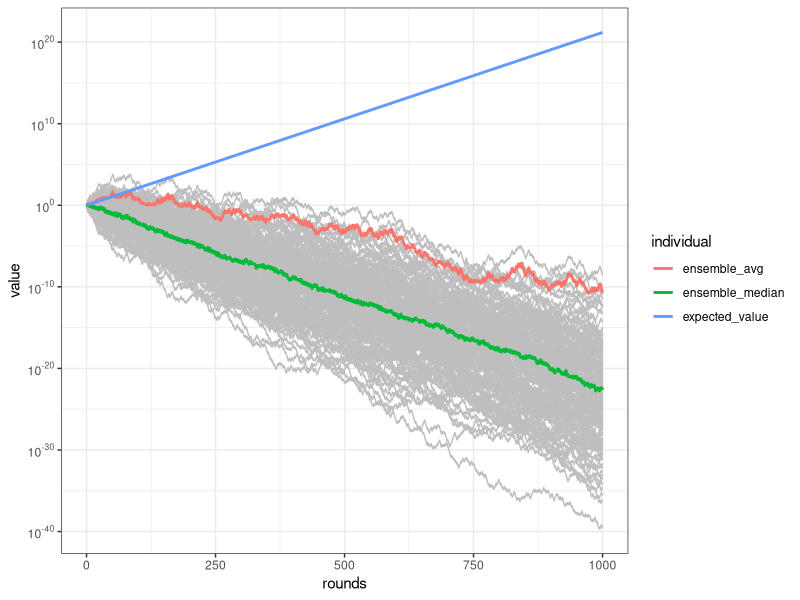

Generate this figure with R:
## ---- chunk 1
knitr::opts_chunk$set(collapse = TRUE,
                      comment = "#>",
                      fig.path = "README-")

library(tibble)
library(dplyr)
library(tidyr)
library(ggplot2)
library(scales)
## ---- chunk 2
assign("EV", ((0.6 * 0.5) + (1.5 * 0.5)), envir = .GlobalEnv)
df <- as_tibble(replicate(150,
                          cumprod(sample(
                            c(0.6, 1.5),
                            size = 1000,
                            replace = TRUE
                          ))))
## ---- chunk 3
df <- df |>
  mutate(ensemble_avg = rowMeans(df),
         ensemble_median = apply(df, 1, median)) |>
  rowid_to_column("rounds") |>
  mutate(expected_value = EV ^ rounds) |>
  pivot_longer(cols = !1, names_to = "individual")
## ---- chunk 4
focus <- c("ensemble_avg", "expected_value", "ensemble_median")

ggplot() +
  geom_line(
    subset(df,!individual %in% focus),
    mapping = aes(x = rounds, y = value, group = individual),
    size = 0.5,
    color = "grey"
  ) +
  geom_line(
    subset(df, individual %in% focus),
    mapping = aes(x = rounds, y = value, color = individual),
    size = 1
  ) +
  scale_y_log10(
    breaks = trans_breaks("log10", function(x)
      10 ^ x),
    labels = trans_format("log10", math_format(10 ^ .x))
  ) +
  theme_bw()
